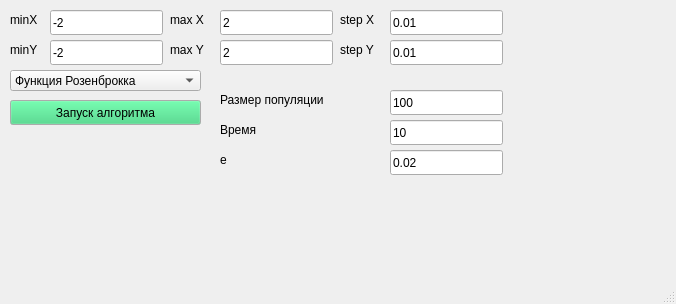
<?xml version="1.0" encoding="UTF-8"?>
<ui version="4.0">
 <class>MainWindow</class>
 <widget class="QMainWindow" name="MainWindow">
  <property name="geometry">
   <rect>
    <x>0</x>
    <y>0</y>
    <width>676</width>
    <height>304</height>
   </rect>
  </property>
  <property name="windowTitle">
   <string>Бактерии</string>
  </property>
  <widget class="QWidget" name="centralwidget">
   <widget class="QLineEdit" name="x_min">
    <property name="geometry">
     <rect>
      <x>50</x>
      <y>10</y>
      <width>113</width>
      <height>25</height>
     </rect>
    </property>
    <property name="text">
     <string>-2</string>
    </property>
   </widget>
   <widget class="QLineEdit" name="y_min">
    <property name="geometry">
     <rect>
      <x>50</x>
      <y>40</y>
      <width>113</width>
      <height>25</height>
     </rect>
    </property>
    <property name="text">
     <string>-2</string>
    </property>
   </widget>
   <widget class="QLabel" name="label">
    <property name="geometry">
     <rect>
      <x>10</x>
      <y>10</y>
      <width>41</width>
      <height>20</height>
     </rect>
    </property>
    <property name="text">
     <string>minX</string>
    </property>
   </widget>
   <widget class="QLabel" name="label_2">
    <property name="geometry">
     <rect>
      <x>10</x>
      <y>40</y>
      <width>41</width>
      <height>20</height>
     </rect>
    </property>
    <property name="text">
     <string>minY</string>
    </property>
   </widget>
   <widget class="QComboBox" name="comboBox_Function">
    <property name="geometry">
     <rect>
      <x>10</x>
      <y>70</y>
      <width>191</width>
      <height>21</height>
     </rect>
    </property>
    <item>
     <property name="text">
      <string>Функция Розенброкка</string>
     </property>
    </item>
    <item>
     <property name="text">
      <string>Функция Химмельблау</string>
     </property>
    </item>
    <item>
     <property name="text">
      <string>Функция Экли</string>
     </property>
    </item>
    <item>
     <property name="text">
      <string>Функция Изома</string>
     </property>
    </item>
    <item>
     <property name="text">
      <string>Функция Хольдера</string>
     </property>
    </item>
   </widget>
   <widget class="QPushButton" name="pushButton">
    <property name="geometry">
     <rect>
      <x>10</x>
      <y>100</y>
      <width>191</width>
      <height>25</height>
     </rect>
    </property>
    <property name="palette">
     <palette>
      <active>
       <colorrole role="WindowText">
        <brush brushstyle="SolidPattern">
         <color alpha="255">
          <red>0</red>
          <green>0</green>
          <blue>0</blue>
         </color>
        </brush>
       </colorrole>
       <colorrole role="Button">
        <brush brushstyle="SolidPattern">
         <color alpha="255">
          <red>51</red>
          <green>209</green>
          <blue>122</blue>
         </color>
        </brush>
       </colorrole>
      </active>
      <inactive>
       <colorrole role="WindowText">
        <brush brushstyle="SolidPattern">
         <color alpha="255">
          <red>0</red>
          <green>0</green>
          <blue>0</blue>
         </color>
        </brush>
       </colorrole>
       <colorrole role="Button">
        <brush brushstyle="SolidPattern">
         <color alpha="255">
          <red>51</red>
          <green>209</green>
          <blue>122</blue>
         </color>
        </brush>
       </colorrole>
      </inactive>
      <disabled>
       <colorrole role="WindowText">
        <brush brushstyle="SolidPattern">
         <color alpha="255">
          <red>190</red>
          <green>190</green>
          <blue>190</blue>
         </color>
        </brush>
       </colorrole>
       <colorrole role="Button">
        <brush brushstyle="SolidPattern">
         <color alpha="255">
          <red>51</red>
          <green>209</green>
          <blue>122</blue>
         </color>
        </brush>
       </colorrole>
      </disabled>
     </palette>
    </property>
    <property name="text">
     <string>Запуск алгоритма</string>
    </property>
   </widget>
   <widget class="QLineEdit" name="pop_size">
    <property name="geometry">
     <rect>
      <x>390</x>
      <y>90</y>
      <width>113</width>
      <height>25</height>
     </rect>
    </property>
    <property name="text">
     <string>100</string>
    </property>
   </widget>
   <widget class="QLineEdit" name="time">
    <property name="geometry">
     <rect>
      <x>390</x>
      <y>120</y>
      <width>113</width>
      <height>25</height>
     </rect>
    </property>
    <property name="text">
     <string>10</string>
    </property>
   </widget>
   <widget class="QLabel" name="label_4">
    <property name="geometry">
     <rect>
      <x>220</x>
      <y>90</y>
      <width>141</width>
      <height>20</height>
     </rect>
    </property>
    <property name="text">
     <string>Размер популяции</string>
    </property>
   </widget>
   <widget class="QLabel" name="label_6">
    <property name="geometry">
     <rect>
      <x>220</x>
      <y>120</y>
      <width>161</width>
      <height>20</height>
     </rect>
    </property>
    <property name="text">
     <string>Время</string>
    </property>
   </widget>
   <widget class="QLineEdit" name="y_max">
    <property name="geometry">
     <rect>
      <x>220</x>
      <y>40</y>
      <width>113</width>
      <height>25</height>
     </rect>
    </property>
    <property name="text">
     <string>2</string>
    </property>
   </widget>
   <widget class="QLineEdit" name="x_max">
    <property name="geometry">
     <rect>
      <x>220</x>
      <y>10</y>
      <width>113</width>
      <height>25</height>
     </rect>
    </property>
    <property name="text">
     <string>2</string>
    </property>
   </widget>
   <widget class="QLabel" name="label_3">
    <property name="geometry">
     <rect>
      <x>170</x>
      <y>10</y>
      <width>51</width>
      <height>20</height>
     </rect>
    </property>
    <property name="text">
     <string>max X</string>
    </property>
   </widget>
   <widget class="QLabel" name="label_7">
    <property name="geometry">
     <rect>
      <x>170</x>
      <y>40</y>
      <width>51</width>
      <height>20</height>
     </rect>
    </property>
    <property name="text">
     <string>max Y</string>
    </property>
   </widget>
   <widget class="QLineEdit" name="y_step">
    <property name="geometry">
     <rect>
      <x>390</x>
      <y>40</y>
      <width>113</width>
      <height>25</height>
     </rect>
    </property>
    <property name="text">
     <string>0.01</string>
    </property>
   </widget>
   <widget class="QLineEdit" name="x_step">
    <property name="geometry">
     <rect>
      <x>390</x>
      <y>10</y>
      <width>113</width>
      <height>25</height>
     </rect>
    </property>
    <property name="text">
     <string>0.01</string>
    </property>
   </widget>
   <widget class="QLabel" name="label_8">
    <property name="geometry">
     <rect>
      <x>340</x>
      <y>10</y>
      <width>51</width>
      <height>20</height>
     </rect>
    </property>
    <property name="text">
     <string>step X</string>
    </property>
   </widget>
   <widget class="QLabel" name="label_9">
    <property name="geometry">
     <rect>
      <x>340</x>
      <y>40</y>
      <width>51</width>
      <height>20</height>
     </rect>
    </property>
    <property name="text">
     <string>step Y</string>
    </property>
   </widget>
   <widget class="QLineEdit" name="eps">
    <property name="geometry">
     <rect>
      <x>390</x>
      <y>150</y>
      <width>113</width>
      <height>25</height>
     </rect>
    </property>
    <property name="text">
     <string>0.02</string>
    </property>
   </widget>
   <widget class="QLabel" name="label_10">
    <property name="geometry">
     <rect>
      <x>220</x>
      <y>150</y>
      <width>161</width>
      <height>20</height>
     </rect>
    </property>
    <property name="text">
     <string>e</string>
    </property>
   </widget>
  </widget>
  <widget class="QMenuBar" name="menubar">
   <property name="geometry">
    <rect>
     <x>0</x>
     <y>0</y>
     <width>676</width>
     <height>22</height>
    </rect>
   </property>
  </widget>
  <widget class="QStatusBar" name="statusbar"/>
 </widget>
 <tabstops>
  <tabstop>x_min</tabstop>
  <tabstop>x_max</tabstop>
  <tabstop>x_step</tabstop>
  <tabstop>y_min</tabstop>
  <tabstop>y_max</tabstop>
  <tabstop>y_step</tabstop>
  <tabstop>pop_size</tabstop>
  <tabstop>time</tabstop>
  <tabstop>comboBox_Function</tabstop>
  <tabstop>pushButton</tabstop>
 </tabstops>
 <resources/>
 <connections/>
</ui>
